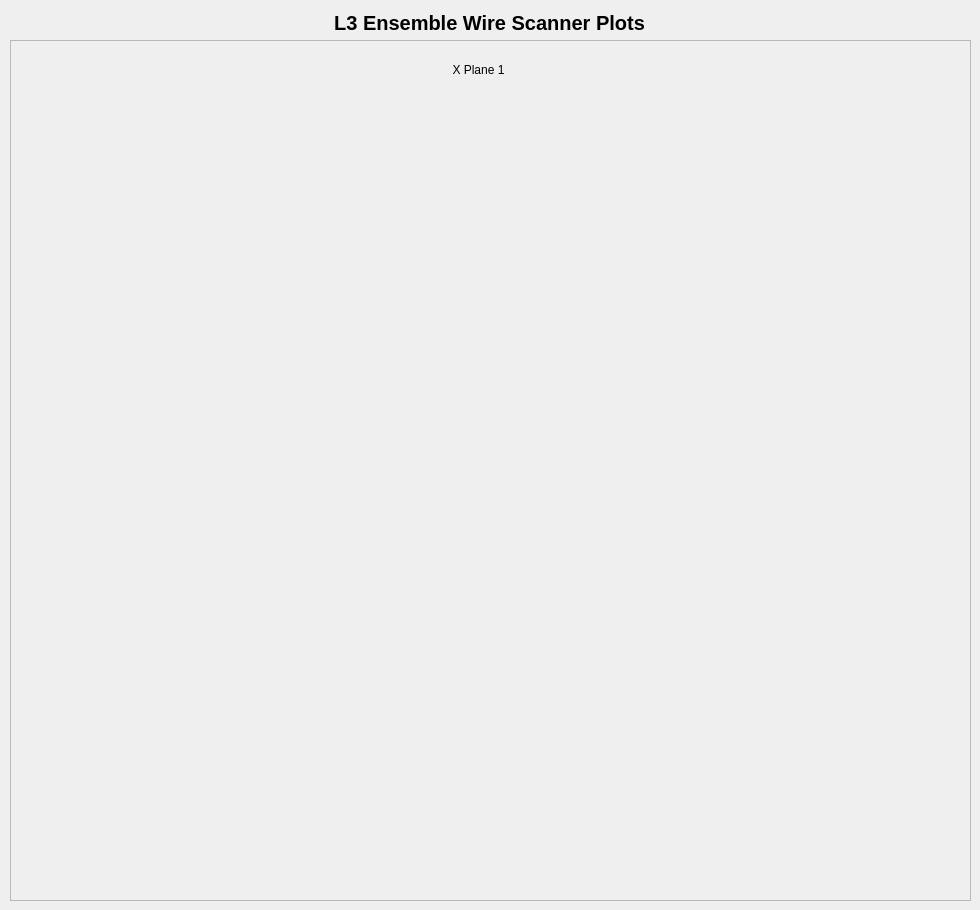
     <widget class="QWidget" name="L3EnsemblePlots">
      <attribute name="title">
       <string>L3 Ensemble</string>
      </attribute>
      <widget class="QLabel" name="l3EnsembleTitle">
       <property name="geometry">
        <rect>
         <x>14</x>
         <y>14</y>
         <width>951</width>
         <height>18</height>
        </rect>
       </property>
       <property name="font">
        <font>
         <pointsize>15</pointsize>
         <weight>75</weight>
         <bold>true</bold>
        </font>
       </property>
       <property name="text">
        <string>L3 Ensemble Wire Scanner Plots</string>
       </property>
       <property name="alignment">
        <set>Qt::AlignCenter</set>
       </property>
      </widget>
      <widget class="QFrame" name="frame_5">
       <property name="geometry">
        <rect>
         <x>10</x>
         <y>40</y>
         <width>961</width>
         <height>861</height>
        </rect>
       </property>
       <property name="frameShape">
        <enum>QFrame::StyledPanel</enum>
       </property>
       <property name="frameShadow">
        <enum>QFrame::Raised</enum>
       </property>
       <widget class="QFrame" name="overviewCardX1_2">
        <property name="geometry">
         <rect>
          <x>10</x>
          <y>10</y>
          <width>941</width>
          <height>391</height>
         </rect>
        </property>
        <widget class="QLabel" name="overviewLabelX1_2">
         <property name="geometry">
          <rect>
           <x>13</x>
           <y>10</y>
           <width>891</width>
           <height>20</height>
          </rect>
         </property>
         <property name="text">
          <string>X Plane 1</string>
         </property>
         <property name="alignment">
          <set>Qt::AlignCenter</set>
         </property>
         <property name="plotHeader" stdset="0">
          <bool>true</bool>
         </property>
        </widget>
       </widget>
       <widget class="QFrame" name="overviewCardY1_2">
        <property name="geometry">
         <rect>
          <x>10</x>
          <y>414</y>
          <width>941</width>
          <height>441</height>
         </rect>
        </property>
       </widget>
      </widget>
     </widget>
